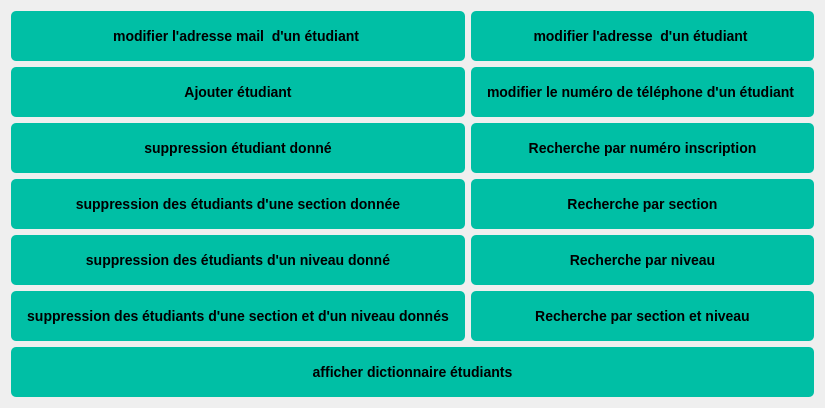
         <widget class="QWidget" name="tab_5">
          <property name="enabled">
           <bool>true</bool>
          </property>
          <attribute name="title">
           <string>Gestion des étudiants</string>
          </attribute>
          <layout class="QGridLayout" name="gridLayout_2">
           <item row="7" column="1">
            <widget class="QPushButton" name="supp_niv">
             <property name="enabled">
              <bool>true</bool>
             </property>
             <property name="minimumSize">
              <size>
               <width>100</width>
               <height>50</height>
              </size>
             </property>
             <property name="styleSheet">
              <string notr="true">/* Buttons */
QPushButton {
    font-family: &quot;Arial&quot;, sans-serif;
    font-size: 14px;
    font-weight: bold;
    color: #000000; /* Black text color */
    background-color: #00BFA5; /* Teal button background color */
    border: none;
    border-radius: 5px;
    padding: 8px 16px;
    text-align: center; /* Center align button text */
    text-transform: uppercase; /* Uppercase button text */
}

QPushButton:hover {
    background-color: #009980; /* Darker teal button background color on hover */
}</string>
             </property>
             <property name="text">
              <string>suppression des étudiants d'un niveau donné</string>
             </property>
            </widget>
           </item>
           <item row="10" column="1" colspan="2">
            <widget class="QPushButton" name="aff_etud">
             <property name="enabled">
              <bool>true</bool>
             </property>
             <property name="minimumSize">
              <size>
               <width>100</width>
               <height>50</height>
              </size>
             </property>
             <property name="styleSheet">
              <string notr="true">/* Buttons */
QPushButton {
    font-family: &quot;Arial&quot;, sans-serif;
    font-size: 14px;
    font-weight: bold;
    color: #000000; /* Black text color */
    background-color: #00BFA5; /* Teal button background color */
    border: none;
    border-radius: 5px;
    padding: 8px 16px;
    text-align: center; /* Center align button text */
    text-transform: uppercase; /* Uppercase button text */
}

QPushButton:hover {
    background-color: #009980; /* Darker teal button background color on hover */
}</string>
             </property>
             <property name="text">
              <string>afficher dictionnaire étudiants</string>
             </property>
            </widget>
           </item>
           <item row="8" column="1">
            <widget class="QPushButton" name="supp_sec_niv">
             <property name="enabled">
              <bool>true</bool>
             </property>
             <property name="minimumSize">
              <size>
               <width>100</width>
               <height>50</height>
              </size>
             </property>
             <property name="styleSheet">
              <string notr="true">/* Buttons */
QPushButton {
    font-family: &quot;Arial&quot;, sans-serif;
    font-size: 14px;
    font-weight: bold;
    color: #000000; /* Black text color */
    background-color: #00BFA5; /* Teal button background color */
    border: none;
    border-radius: 5px;
    padding: 8px 16px;
    text-align: center; /* Center align button text */
    text-transform: uppercase; /* Uppercase button text */
}

QPushButton:hover {
    background-color: #009980; /* Darker teal button background color on hover */
}</string>
             </property>
             <property name="text">
              <string>suppression des étudiants d'une section et d'un niveau donnés</string>
             </property>
            </widget>
           </item>
           <item row="3" column="2">
            <widget class="QPushButton" name="rech_num_insc">
             <property name="enabled">
              <bool>true</bool>
             </property>
             <property name="minimumSize">
              <size>
               <width>100</width>
               <height>50</height>
              </size>
             </property>
             <property name="styleSheet">
              <string notr="true">/* Buttons */
QPushButton {
    font-family: &quot;Arial&quot;, sans-serif;
    font-size: 14px;
    font-weight: bold;
    color: #000000; /* Black text color */
    background-color: #00BFA5; /* Teal button background color */
    border: none;
    border-radius: 5px;
    padding: 8px 16px;
    text-align: center; /* Center align button text */
    text-transform: uppercase; /* Uppercase button text */
}

QPushButton:hover {
    background-color: #009980; /* Darker teal button background color on hover */
}</string>
             </property>
             <property name="text">
              <string>Recherche par numéro inscription</string>
             </property>
            </widget>
           </item>
           <item row="3" column="1">
            <widget class="QPushButton" name="supp_etud">
             <property name="enabled">
              <bool>true</bool>
             </property>
             <property name="minimumSize">
              <size>
               <width>100</width>
               <height>50</height>
              </size>
             </property>
             <property name="styleSheet">
              <string notr="true">/* Buttons */
QPushButton {
    font-family: &quot;Arial&quot;, sans-serif;
    font-size: 14px;
    font-weight: bold;
    color: #000000; /* Black text color */
    background-color: #00BFA5; /* Teal button background color */
    border: none;
    border-radius: 5px;
    padding: 8px 16px;
    text-align: center; /* Center align button text */
    text-transform: uppercase; /* Uppercase button text */
}

QPushButton:hover {
    background-color: #009980; /* Darker teal button background color on hover */
}</string>
             </property>
             <property name="text">
              <string>suppression étudiant donné</string>
             </property>
            </widget>
           </item>
           <item row="2" column="1">
            <widget class="QPushButton" name="ajouter_etud">
             <property name="enabled">
              <bool>true</bool>
             </property>
             <property name="minimumSize">
              <size>
               <width>100</width>
               <height>50</height>
              </size>
             </property>
             <property name="styleSheet">
              <string notr="true">/* Buttons */
QPushButton {
    font-family: &quot;Arial&quot;, sans-serif;
    font-size: 14px;
    font-weight: bold;
    color: #000000; /* Black text color */
    background-color: #00BFA5; /* Teal button background color */
    border: none;
    border-radius: 5px;
    padding: 8px 16px;
    text-align: center; /* Center align button text */
    text-transform: uppercase; /* Uppercase button text */
}

QPushButton:hover {
    background-color: #009980; /* Darker teal button background color on hover */
}</string>
             </property>
             <property name="text">
              <string>Ajouter étudiant</string>
             </property>
            </widget>
           </item>
           <item row="5" column="2">
            <widget class="QPushButton" name="rech_sec">
             <property name="enabled">
              <bool>true</bool>
             </property>
             <property name="minimumSize">
              <size>
               <width>100</width>
               <height>50</height>
              </size>
             </property>
             <property name="styleSheet">
              <string notr="true">/* Buttons */
QPushButton {
    font-family: &quot;Arial&quot;, sans-serif;
    font-size: 14px;
    font-weight: bold;
    color: #000000; /* Black text color */
    background-color: #00BFA5; /* Teal button background color */
    border: none;
    border-radius: 5px;
    padding: 8px 16px;
    text-align: center; /* Center align button text */
    text-transform: uppercase; /* Uppercase button text */
}

QPushButton:hover {
    background-color: #009980; /* Darker teal button background color on hover */
}
</string>
             </property>
             <property name="text">
              <string>Recherche par section</string>
             </property>
            </widget>
           </item>
           <item row="2" column="2">
            <widget class="QPushButton" name="modif_tel">
             <property name="enabled">
              <bool>true</bool>
             </property>
             <property name="minimumSize">
              <size>
               <width>100</width>
               <height>50</height>
              </size>
             </property>
             <property name="styleSheet">
              <string notr="true">/* Buttons */
QPushButton {
    font-family: &quot;Arial&quot;, sans-serif;
    font-size: 14px;
    font-weight: bold;
    color: #000000; /* Black text color */
    background-color: #00BFA5; /* Teal button background color */
    border: none;
    border-radius: 5px;
    padding: 8px 16px;
    text-align: center; /* Center align button text */
    text-transform: uppercase; /* Uppercase button text */
}

QPushButton:hover {
    background-color: #009980; /* Darker teal button background color on hover */
}</string>
             </property>
             <property name="text">
              <string>modifier le numéro de téléphone d'un étudiant </string>
             </property>
            </widget>
           </item>
           <item row="7" column="2">
            <widget class="QPushButton" name="rech_niv">
             <property name="enabled">
              <bool>true</bool>
             </property>
             <property name="minimumSize">
              <size>
               <width>100</width>
               <height>50</height>
              </size>
             </property>
             <property name="styleSheet">
              <string notr="true">/* Buttons */
QPushButton {
    font-family: &quot;Arial&quot;, sans-serif;
    font-size: 14px;
    font-weight: bold;
    color: #000000; /* Black text color */
    background-color: #00BFA5; /* Teal button background color */
    border: none;
    border-radius: 5px;
    padding: 8px 16px;
    text-align: center; /* Center align button text */
    text-transform: uppercase; /* Uppercase button text */
}

QPushButton:hover {
    background-color: #009980; /* Darker teal button background color on hover */
}</string>
             </property>
             <property name="text">
              <string>Recherche par niveau</string>
             </property>
            </widget>
           </item>
           <item row="5" column="1">
            <widget class="QPushButton" name="supp_sec">
             <property name="enabled">
              <bool>true</bool>
             </property>
             <property name="minimumSize">
              <size>
               <width>100</width>
               <height>50</height>
              </size>
             </property>
             <property name="styleSheet">
              <string notr="true">/* Buttons */
QPushButton {
    font-family: &quot;Arial&quot;, sans-serif;
    font-size: 14px;
    font-weight: bold;
    color: #000000; /* Black text color */
    background-color: #00BFA5; /* Teal button background color */
    border: none;
    border-radius: 5px;
    padding: 8px 16px;
    text-align: center; /* Center align button text */
    text-transform: uppercase; /* Uppercase button text */
}

QPushButton:hover {
    background-color: #009980; /* Darker teal button background color on hover */
}</string>
             </property>
             <property name="text">
              <string>suppression des étudiants d'une section donnée</string>
             </property>
            </widget>
           </item>
           <item row="8" column="2">
            <widget class="QPushButton" name="rech_sec_niv">
             <property name="enabled">
              <bool>true</bool>
             </property>
             <property name="minimumSize">
              <size>
               <width>100</width>
               <height>50</height>
              </size>
             </property>
             <property name="styleSheet">
              <string notr="true">/* Buttons */
QPushButton {
    font-family: &quot;Arial&quot;, sans-serif;
    font-size: 14px;
    font-weight: bold;
    color: #000000; /* Black text color */
    background-color: #00BFA5; /* Teal button background color */
    border: none;
    border-radius: 5px;
    padding: 8px 16px;
    text-align: center; /* Center align button text */
    text-transform: uppercase; /* Uppercase button text */
}

QPushButton:hover {
    background-color: #009980; /* Darker teal button background color on hover */
}</string>
             </property>
             <property name="text">
              <string>Recherche par section et niveau</string>
             </property>
            </widget>
           </item>
           <item row="0" column="2">
            <widget class="QPushButton" name="modif_adresse">
             <property name="minimumSize">
              <size>
               <width>100</width>
               <height>50</height>
              </size>
             </property>
             <property name="styleSheet">
              <string notr="true">/* Buttons */
QPushButton {
    font-family: &quot;Arial&quot;, sans-serif;
    font-size: 14px;
    font-weight: bold;
    color: #000000; /* Black text color */
    background-color: #00BFA5; /* Teal button background color */
    border: none;
    border-radius: 5px;
    padding: 8px 16px;
    text-align: center; /* Center align button text */
    text-transform: uppercase; /* Uppercase button text */
}

QPushButton:hover {
    background-color: #009980; /* Darker teal button background color on hover */
}</string>
             </property>
             <property name="text">
              <string>modifier l'adresse  d'un étudiant </string>
             </property>
            </widget>
           </item>
           <item row="0" column="1">
            <widget class="QPushButton" name="modif_mail">
             <property name="minimumSize">
              <size>
               <width>100</width>
               <height>50</height>
              </size>
             </property>
             <property name="styleSheet">
              <string notr="true">/* Buttons */
QPushButton {
    font-family: &quot;Arial&quot;, sans-serif;
    font-size: 14px;
    font-weight: bold;
    color: #000000; /* Black text color */
    background-color: #00BFA5; /* Teal button background color */
    border: none;
    border-radius: 5px;
    padding: 8px 16px;
    text-align: center; /* Center align button text */
    text-transform: uppercase; /* Uppercase button text */
}

QPushButton:hover {
    background-color: #009980; /* Darker teal button background color on hover */
}
</string>
             </property>
             <property name="text">
              <string>modifier l'adresse mail  d'un étudiant </string>
             </property>
            </widget>
           </item>
          </layout>
         </widget>
